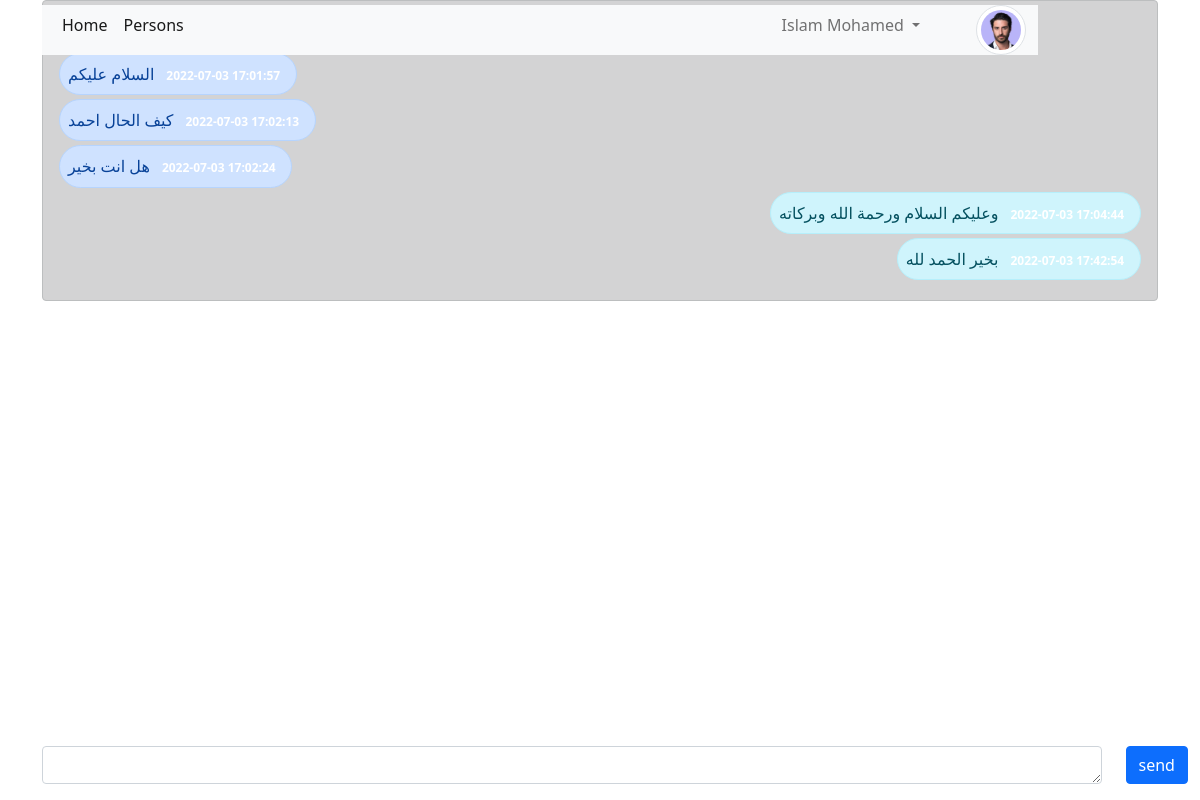
The app's page /chat.php?id=4 (signed in) with its own data.
### tables this page shows
CREATE TABLE `messages` (
  `id` int NOT NULL AUTO_INCREMENT,
  `first_user_id` int DEFAULT NULL,
  `second_user_id` int DEFAULT NULL,
  `message` text,
  `sender` int NOT NULL,
  `time` timestamp NULL DEFAULT CURRENT_TIMESTAMP,
  PRIMARY KEY (`id`),
  KEY `first_user_id` (`first_user_id`),
  KEY `second_user_id` (`second_user_id`),
  CONSTRAINT `messages_ibfk_1` FOREIGN KEY (`first_user_id`) REFERENCES `user` (`id`),
  CONSTRAINT `messages_ibfk_2` FOREIGN KEY (`second_user_id`) REFERENCES `user` (`id`)
);

### database/message.php (called while the page is built, shortened)
<?php
class message extends queryExecutes
{
    static function index($id)
    {
        $query=  new queryExecutes("select * from `messages` where (first_user_id= ".$_SESSION['user']->id ." and second_user_id =$id) or (second_user_id= ".$_SESSION['user']->id ." and first_user_id =$id) order by `time`;");
        return $query->queryExults()->fetch_all( MYSQLI_ASSOC);
    }
}

### database/queryExecutes.php (called while the page is built, shortened)
<?php
class queryExecutes extends Connection{
protected $query;
public function __construct($query){
    $this->query = $query;
}
    public function queryExults(){
$conn=new Connection('localhost','root','','chat' ,'3306');
return $conn->connect()->query($this->query);
    }
}
?>

### database/connection.php (called while the page is built, shortened)
<?php
class connection {
    protected $host;
    protected $databaseName;
    protected $username;
    protected $password;
    protected $port;
    protected $connection;
    public function __construct( $host, $username, $password, $databaseName,$port){
        $this->host = $host;
        $this->databaseName = $databaseName;
        $this->username = $username;
        $this->password = $password;
        $this->port = $port;
}
public function connect(){
 try   {
        $this->connection = new mysqli($this->host, $this->username, $this->password, $this->databaseName,$this->port);
    }
    catch(Exception $e) {
     echo "Error: " . $e->getMessage();
    }
return $this->connection;
}
}

### chat.php (the view, shortened to what this page needs)
<?php
require_once('./components/header.php');
if ($_SERVER['REQUEST_METHOD'] == 'GET') {
  if($_GET['id'])
  {
      require_once('./components/navbar.php');
      $messages=message::index($_GET['id']);
      ?>
      <ul  class="pt-5 alert alert-dark mb-5" style="list-style: none;">
          <?php
          foreach($messages as $messag)
          {
           if ( $messag['sender']==$_SESSION['user']->id){
               echo(" <li class='alert alert-primary rounded-pill my-1 me-auto p-2 ' style='width:fit-content'> ". $messag['message'] ." <span class ='badge badge-primary'>". $messag['time']."</span>   </li> " );}
           else {
                echo (" <li class='alert alert-info rounded-pill my-1 ms-auto p-2  ' style='width:fit-content'> ". $messag['message'] ." <span class ='badge badge-secondary'>". $messag['time']."</span>      </li> ");}
          }
          ?>
      </ul>
      <?php
  }
?>
<form method="post"  class=" " style="position:fixed; bottom:0;">
    <div class="mb-3 row justify-content-between">
        <div class="col-11">
        <textarea class="form-control " name="mesg" id="exampleFormControlTextarea1" rows="1" cols="135"></textarea>
        </div>
<div class="col-1">
    <button type="Submit" class="btn btn-primary ">send</button>
</div>
    </div>
</form>
<?php
    require_once('./components/footer.php');
}
elseif($_SERVER['REQUEST_METHOD'] == 'POST'){
    if(isset($_POST['mesg'])){
        message::store($_SESSION['user']->id,$_POST['second'],$_POST['mesg'],$_SESSION['user']->id);
        header("Location:chat.php?id=".$_POST['second']);
    }
}

### components/header.php (shortened to what this page needs)
?><!DOCTYPE html>
<html lang="en">
<head>
    <link rel="stylesheet" href="https://cdnjs.cloudflare.com/ajax/libs/font-awesome/6.1.1/css/all.min.css" />
    <link href="https://cdn.jsdelivr.net/npm/bootstrap@5.1.3/dist/css/bootstrap.min.css" rel="stylesheet">
</head>
<body>

### components/navbar.php (shortened to what this page needs)
<?php
$image=$_SESSION['user']->image;
?><div class="container" >
<nav class="navbar navbar-expand-lg navbar-light bg-light  " style="position:fixed;top:5px;height:50px; width:83%;z-index: 1">
    <div class="container-fluid">
        <div class="collapse navbar-collapse" id="navbarSupportedContent">
            <ul class="navbar-nav w-100 mb-2 mb-lg-0">
                <li class="nav-item">
                    <a class="nav-link active" aria-current="page" href="index.php">Home</a>
                </li>
                <li class="nav-item">
                    <a class="nav-link active" aria-current="page" href="persons.php">Persons</a>
                </li>
                <li class="nav-item dropdown ms-auto">
                    <a class="nav-link dropdown-toggle" href="#" id="navbarDropdown" role="button" data-bs-toggle="dropdown" aria-expanded="false">
                        <?=isset($_SESSION['user'])?$_SESSION['user']->first_name." ".$_SESSION['user']->last_name:"Login System" ?>
                    </a>
                </li>
                <li>
                    <img class="img-thumbnail ms-5 rounded-circle " style="width:50px; height:50px" src=<?=empty($image)?"./components/file1/default.jpg":"./components/file1/$image"?> alt="">
                </li>
            </ul>
        </div>
    </div>
</nav>

### components/footer.php (shortened to what this page needs)
</body>
</html>

### records on screen
messages: message "السلام عليكم", time "2022-07-03 17:01:57"
messages: message "كيف الحال احمد", time "2022-07-03 17:02:13"
messages: message "هل انت بخير", time "2022-07-03 17:02:24"
messages: message "وعليكم السلام ورحمة الله وبركاته", time "2022-07-03 17:04:44"
messages: message "بخير الحمد لله", time "2022-07-03 17:42:54"

### other values on screen
$_SESSION['user']->first_name "Islam"
$_SESSION['user']->last_name "Mohamed"
